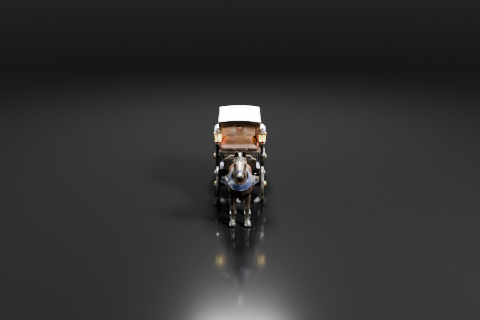
#> input picture references/img/hansom-cab.meshthumb.jpg, 480 x 320 px
$ python palettepull.py ../references/img/armchair.meshthumb.jpg ../references/img/hansom-cab.meshthumb.jpg ../references/img/hansom-cab.meshthumb.jpg 3 1.0
#> lines starting #> are read from the running program, lines starting #| are printed output that depends on the picture
#!/usr/bin/env python3
"""palettepull.py -- pull a walk sheet's palette back onto the idle actor.

Borrowed from the sibling actor lane (tools/lanea/actor_sprite.py): each
generated frame drifts a little in mean/std from the figure it is supposed to
BE, so the walk visibly shimmers in colour against the standing pose. Match
each cell's per-channel mean/std to the idle cutout's and blend back at k.

    python3 palettepull.py SHEET REF OUT N [k]
"""
import sys
import numpy as np
from PIL import Image

sheet, ref, out = sys.argv[1], sys.argv[2], sys.argv[3]
n = int(sys.argv[4]); k = float(sys.argv[5]) if len(sys.argv) > 5 else 0.65

ra = np.asarray(Image.open(ref).convert('RGBA'), np.float32)
rm = ra[..., 3] > 128
#> rm: shape (320, 480) bool; every value is 1
ref_mu, ref_sd = ra[..., :3][rm].mean(0), ra[..., :3][rm].std(0)
#> ref_mu = [49.69, 49.43, 49.09]; ref_sd = [26.88, 25.89, 25.45]

im = Image.open(sheet).convert('RGBA')
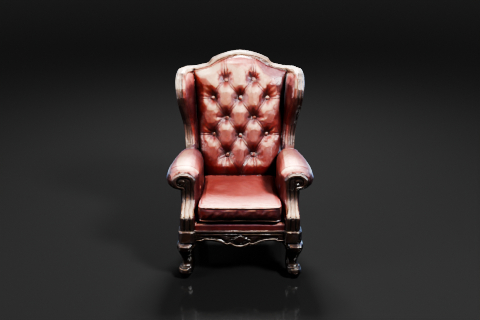
#> input picture references/img/armchair.meshthumb.jpg, 480 x 320 px
cw = im.width // n
#> cw = 160
cells, resid = [], []
for i in range(n):
    arr = np.asarray(im.crop((i * cw, 0, (i + 1) * cw, im.height)), np.float32).copy()
    m = arr[..., 3] > 128
    if m.sum() > 50:
        mu, sd = arr[..., :3][m].mean(0), arr[..., :3][m].std(0)
        for c in range(3):
            corr = (arr[..., c] - mu[c]) * (ref_sd[c] / max(sd[c], 1e-3)) + ref_mu[c]
            arr[..., c] = arr[..., c] * (1 - k) + corr * k
        resid.append([round(float(v), 1) for v in (mu - ref_mu)])
    cells.append(np.clip(arr, 0, 255).astype(np.uint8))
#> this loop made 3 passes
#> (mu, sd) on passes 1 to 3: ([35.78, 35.91, 35.84], [10.69, 10.74, 10.71]), ([75.84, 56.71, 54.06], [77.2, 61.85, 59.14]), ([38.24, 38.34, 38.28], [12.34, 12.37, 12.36])
#> pass 1, `arr = np.asarray(im.crop((i * cw, 0, (i + 1) * cw, im.height)), np.flo..`:
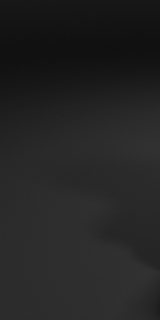
#> arr: shape (320, 160, 4) float32; mean R, G, B, A 35.8, 35.9, 35.8, 255
#> pass 2, `arr = np.asarray(im.crop((i * cw, 0, (i + 1) * cw, im.height)), np.flo..`:
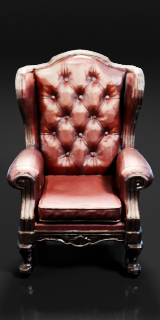
#> arr: shape (320, 160, 4) float32; mean R, G, B, A 75.8, 56.7, 54.1, 255
#> after the loop:
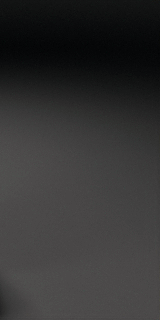
#> arr: shape (320, 160, 4) float32; mean R, G, B, A 49.7, 49.4, 49.1, 255; drawn with min black and max white
#> after the loop, cells = 3 items; resid = [[-13.9, -13.5, -13.2], [26.2, 7.3, 5], [-11.5, -11.1, -10.8]]

o = Image.new('RGBA', im.size, (0, 0, 0, 0))
#> o: PIL image 480x320 RGBA; every value is 0
for i, c in enumerate(cells):
    o.paste(Image.fromarray(c), (i * cw, 0))
#> this loop made 3 passes
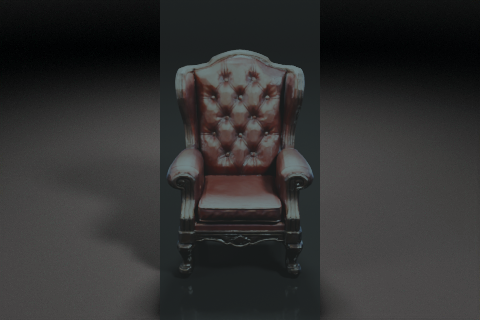
#> o: PIL image 480x320 RGBA; mean R, G, B, A 49.2, 48.9, 48.6, 255
o.save(out)
print({'out': out, 'n': n, 'k': k, 'residual_mu_minus_ref_per_frame': resid})
#| {'out': '../references/img/hansom-cab.meshthumb.jpg', 'n': 3, 'k': 1.0, 'residual_mu_minus_ref_per_frame': [[-13.9, -13.5, -13.2], [26.2, 7.3, 5.0], [-11.5, -11.1, -10.8]]}
